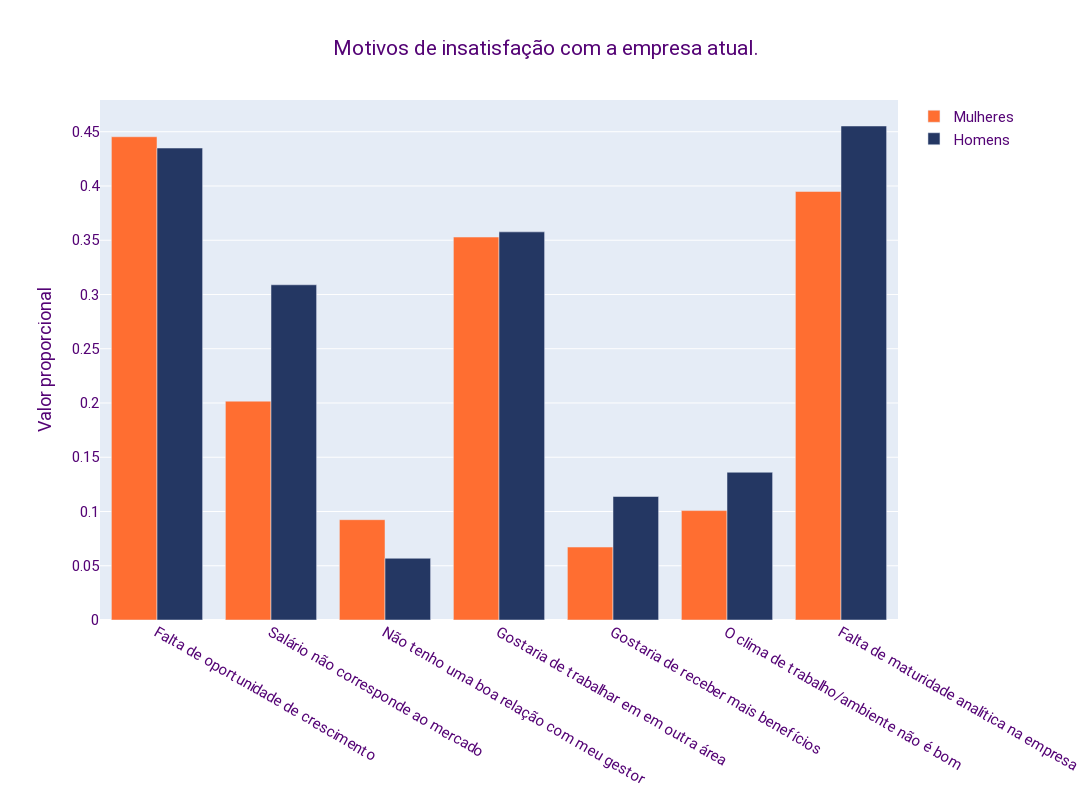

Source (notebook cell):
### Markdown cell above
### Principais motivos de insatisfação.

### Code cell
columns = ['Falta de oportunidade de crescimento no emprego atual',
 'Salário atual não corresponde ao mercado',
 'Não tenho uma boa relação com meu líder/gestor',
 'Gostaria de trabalhar em em outra área de atuação',
 'Gostaria de receber mais benefícios',
 'O clima de trabalho/ambiente não é bom',
 'Falta de maturidade analítica na empresa']

labels = ['Falta de oportunidade de crescimento',
 'Salário não corresponde ao mercado',
 'Não tenho uma boa relação com meu gestor',
 'Gostaria de trabalhar em em outra área',
 'Gostaria de receber mais benefícios',
 'O clima de trabalho/ambiente não é bom',
 'Falta de maturidade analítica na empresa']

values_fem = []
values_masc = []

for column in columns:  
    values_fem.append(
        df_fem.loc[
            df_fem[column]>=0, [column]].value_counts(normalize=True)[1.0]
        )
    values_masc.append(
        df_masc.loc[
            df_masc[column]>=0, [column]].value_counts(normalize=True)[1.0]
        )
    
fig = go.Figure()


title={'text': 'Motivos de insatisfação com a empresa atual.',
       'y':0.95,
       'x':0.5,
       'xanchor': 'center',
       'yanchor': 'top'}

fonte = {'family': "Roboto, monospace",
        'size': 15,
        'color': 'rgb(84, 3, 117)'}

fig.add_trace(go.Bar(
    x=labels,
    y=values_fem,
    xaxis='x2', 
    yaxis='y2',
    name='Mulheres',
    marker_color='rgb(255, 110, 49)'
))

fig.add_trace(go.Bar(
    x=labels,
    y=values_masc,
    xaxis='x2', 
    yaxis='y2',
    name='Homens',
    marker_color='rgb(36, 55, 99)'
))

fig['layout']['yaxis2'] = {}

fig.layout.yaxis2.update({'title': 'Valor proporcional'})
fig.layout.margin.update({'t':100, 'l':100})

fig.update_layout(title=title, barmode='group', xaxis_tickangle=-45)
fig.update_layout(width=1600, height=800, font=fonte)

fig.update_layout(uniformtext_minsize=20)
fig.show()

### Figure 1 — Plotly figure (JSON) as saved in the notebook; plotly's stock layout.template omitted (floating-point values rounded to 4 significant figures)
{"data": [{"marker": {"color": "rgb(255, 110, 49)"}, "name": "Mulheres", "type": "bar", "x": ["Falta de oportunidade de crescimento", "Salário não corresponde ao mercado", "Não tenho uma boa relação com meu gestor", "Gostaria de trabalhar em em outra área", "Gostaria de receber mais benefícios", "O clima de trabalho/ambiente não é bom", "Falta de maturidade analítica na empresa"], "xaxis": "x2", "y": [0.4454, 0.2017, 0.09244, 0.3529, 0.06723, 0.1008, 0.395], "yaxis": "y2"}, {"marker": {"color": "rgb(36, 55, 99)"}, "name": "Homens", "type": "bar", "x": ["Falta de oportunidade de crescimento", "Salário não corresponde ao mercado", "Não tenho uma boa relação com meu gestor", "Gostaria de trabalhar em em outra área", "Gostaria de receber mais benefícios", "O clima de trabalho/ambiente não é bom", "Falta de maturidade analítica na empresa"], "xaxis": "x2", "y": [0.435, 0.3089, 0.05691, 0.3577, 0.1138, 0.1362, 0.4553], "yaxis": "y2"}], "layout": {"barmode": "group", "font": {"color": "rgb(84, 3, 117)", "family": "Roboto, monospace", "size": 15}, "height": 800, "margin": {"l": 100, "t": 100}, "title": {"text": "Motivos de insatisfação com a empresa atual.", "x": 0.5, "xanchor": "center", "y": 0.95, "yanchor": "top"}, "uniformtext": {"minsize": 20}, "width": 1600, "xaxis": {"tickangle": -45}, "yaxis2": {"title": {"text": "Valor proporcional"}}}}
